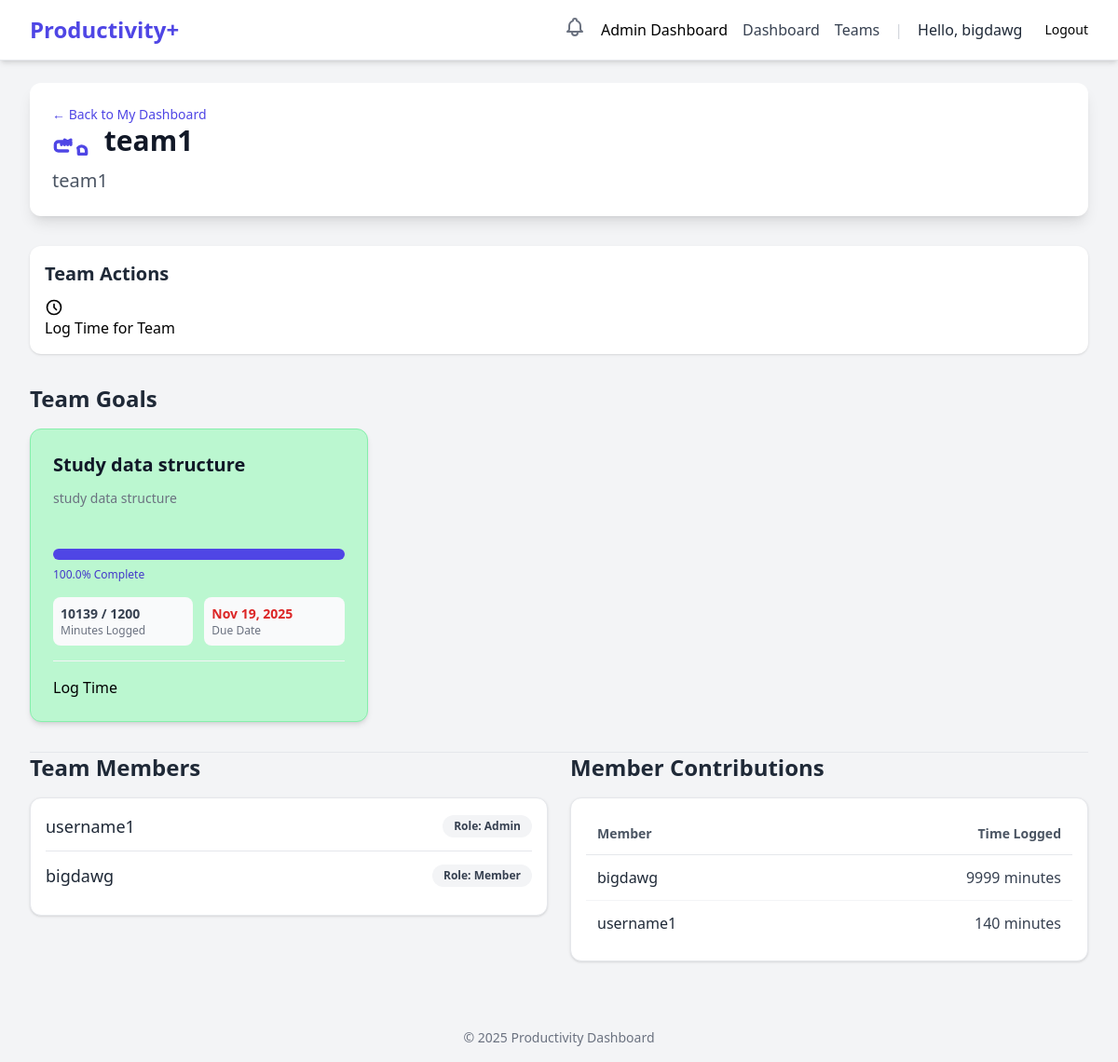
/teams/1/ (signed in), run on an earlier commit of the app's database.
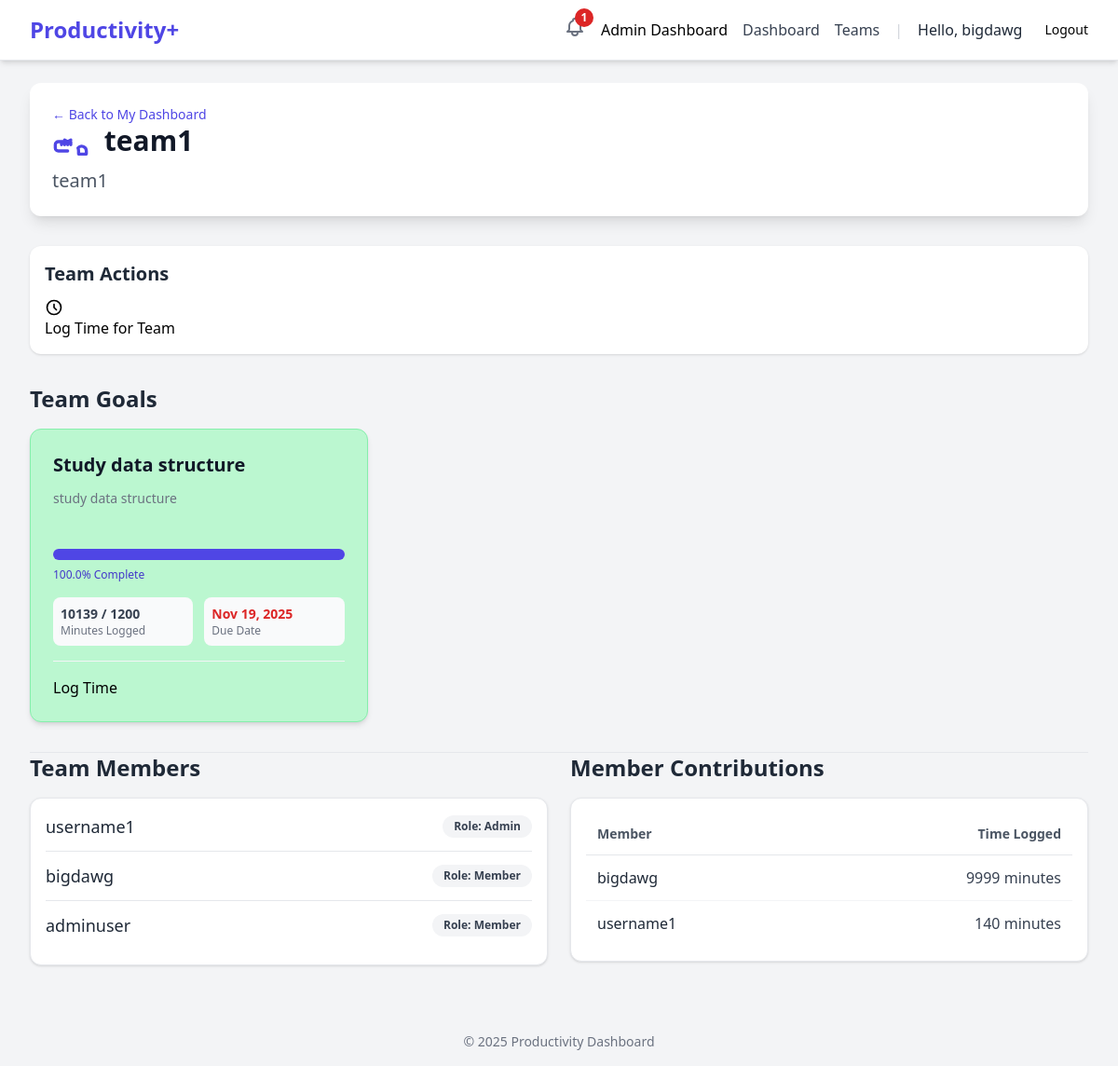
And on a later commit of the database.
### users/models.py (models this page shows, shortened)
class CustomUser(AbstractUser):
    class Role(models.TextChoices):
        USER = 'USER', 'User'
        ADMIN = 'ADMIN', 'Admin'
    role = models.CharField(max_length=50, choices=Role.choices, default=Role.USER)
    email = models.EmailField(unique=True)
    created_at = models.DateTimeField(auto_now_add=True)

### teams/models.py (models this page shows, shortened)
class Team(models.Model):
    team_name = models.CharField(max_length=255)
    team_desc = models.TextField(blank=True, null=True, help_text="Description")
    members = models.ManyToManyField(
        settings.AUTH_USER_MODEL,
        through='TeamMember',
        related_name='teams'
    )
    created_at = models.DateTimeField(auto_now_add=True)

class TeamGoal(BaseGoal):
    team = models.ForeignKey(
        Team,
        on_delete=models.CASCADE,
        related_name='team_goals'
    )
    class Meta:
        db_table = 'teams_teamgoal'

class TeamMember(models.Model):
    class Role(models.TextChoices):
        MEMBER = 'MEMBER', 'Member'
        ADMIN = 'ADMIN', 'Admin' # Or 'Leader'
    user = models.ForeignKey(settings.AUTH_USER_MODEL, on_delete=models.CASCADE)
    team = models.ForeignKey(Team, on_delete=models.CASCADE)
    role = models.CharField(max_length=50, choices=Role.choices, default=Role.MEMBER)
    created_at = models.DateTimeField(auto_now_add=True)
    class Meta:
        unique_together = ('user', 'team')

### teams/views.py (the view)
# urls.py: path('<int:team_id>/', views.team_dashboard_view, name='team_dashboard'),
@login_required
def team_dashboard_view(request, team_id):
    team = get_object_or_404(Team, pk=team_id)
    current_user_role = TeamMember.Role.MEMBER # Default to Member
    try:
        member_instance = TeamMember.objects.get(
            user=request.user,
            team=team
        )
        current_user_role = member_instance.role # Set the actual role (MEMBER or ADMIN)
    except TeamMember.DoesNotExist:
        messages.error(request, "You are not an active member of this team.")
        return redirect('dashboard:dashboard_view')
    team_members = TeamMember.objects.filter(team=team).select_related('user')
    team_goals_query = TeamGoal.objects.filter(team=team).annotate(
        logged_minutes=Coalesce(Sum('time_logs__minutes'), 0)
    ).order_by('end_date')
    team_goals_with_progress = []
    for goal in team_goals_query:
        percentage = 0
        target = goal.target_minutes
        logged = goal.logged_minutes
        if target > 0:
            percentage = min(100, int((logged / target)* 100))
        else:
            percentage = 0
        team_goals_with_progress.append({
            'goal': goal,
            'logged_minutes': logged,
            'target_minutes': target,
            'percentage': percentage,
        })
    member_contributions = TeamTimeLog.objects.filter(
        goal__team=team
    ).values(
        'user__username'  # Group by username
    ).annotate(
        total_minutes=Sum('minutes')
    ).order_by(
        '-total_minutes'  # Show top contributors first
    )
    context = {
        'page_title': team.team_name,
        'team': team,
        'current_user_role': current_user_role,
        'team_members': team_members, # From your existing code
        'team_goals_list': team_goals_with_progress,
        'member_contributions': member_contributions,
    }
    return render(request, 'teams/team_dashboard.html', context)

### dashboard/models.py (called while the page is built)
    @property
    def target_minutes(self):
        if self.target_time:
            return int(self.target_time.total_seconds() / 60)
        return 0

### users/context_processors.py (called while the page is built)
def unread_notifications(request):
    if request.user.is_authenticated:
        notifications = Notification.objects.filter(
            user=request.user,
            is_read=False
        )
        return {
            'unread_notifications': notifications,
            'unread_notification_count': notifications.count()
        }
    return {}

### templates/teams/team_dashboard.html (shortened to what this page needs)
{% extends "base.html" %}
{% load static %}
{% block content %}
<div class="max-w-7xl mx-auto py-6 sm:px-6 lg:px-8">
    <div class="dashboard-header mb-8 p-6 bg-white rounded-xl shadow-lg">
        <p class="text-sm font-medium text-indigo-600">
            <a href="{% url 'dashboard:dashboard_view' %}" class="hover:underline">
                &larr; Back to My Dashboard
            </a>
        </p>
        <h2 class="text-3xl font-extrabold text-gray-900">
            {{ team.team_name }}
        </h2>
        <p class="mt-2 text-xl text-gray-600">{{ team.team_desc }}</p>
    </div>
    <div class="actions-section mb-8 p-4 bg-white rounded-xl shadow">
        <h3 class="text-xl font-semibold mb-3 text-gray-800">Team Actions</h3>
        <div class="flex flex-wrap gap-3">
            <a href="#" class="button button-secondary">
                <svg class="w-5 h-5 mr-2" fill="none" stroke="currentColor" viewBox="0 0 24 24" xmlns="http://www.w3.org/2000/svg"><path stroke-linecap="round" stroke-linejoin="round" stroke-width="2" d="M12 8v4l3 3m6-3a9 9 0 11-18 0 9 9 0 0118 0z"></path></svg>
                Log Time for Team
            </a>
        </div>
    </div>
    <div class="active-goals-section mb-8">
        <h3 class="text-2xl font-bold mb-4 text-gray-800">Team Goals</h3>
        {% if team_goals_list %}
            <div class="grid grid-cols-1 md:grid-cols-2 lg:grid-cols-3 gap-6">
                {% for item in team_goals_list %}
                <div class="goal-card  p-6 rounded-xl border shadow-md {% if item.percentage >= 100 %}bg-green-200 border-green-300{%else %}bg-white border-gray-200{% endif %} ">
                    <a href="{% url 'teams:team_goal_detail' team_id=team.id goal_id=item.goal.id %}" class="block hover:text-indigo-600">
                        <h4 class="text-xl font-semibold text-gray-900 mb-3">{{ item.goal.title }}</h4>
                    </a>
                    <p class="text-sm text-gray-500 mb-4 h-12 overflow-hidden">{{ item.goal.description|truncatechars:80 }}</p>
                    <div class="progress-bar-container w-full bg-gray-200 rounded-full h-3 mb-2">
                        <div class="progress-bar h-3 rounded-full bg-indigo-600" style="width: {{ item.percentage }}%; max-width: 100%;"></div>
                    </div>
                    <p class="text-xs font-medium text-indigo-700 mb-4">{{ item.percentage|floatformat:1 }}% Complete</p>
                    <div class="grid grid-cols-2 gap-3 mb-4 text-sm text-gray-700">
                        <div class="p-2 bg-gray-50 rounded-lg">
                            <span class="block font-bold">{{ item.logged_minutes }} / {{ item.target_minutes }}</span>
                            <span class="block text-xs text-gray-500">Minutes Logged</span>
                        </div>
                        <div class="p-2 bg-gray-50 rounded-lg">
                            <span class="block font-bold text-red-600">{{ item.goal.end_date|date:"M d, Y" }}</span>
                            <span class="block text-xs text-gray-500">Due Date</span>
                        </div>
                    </div>
                    <div class="flex flex-wrap gap-2 pt-4 border-t border-gray-100">
                        <a href="{% url 'teams:team_time_log_create' team_id=team.id goal_id=item.goal.id %}" class="button button-log flex-1">Log Time</a>
                    </div>
                </div>
                {% endfor %}
            </div>
        {% endif %}
    </div>
    <hr classs="my-8 border-gray-300">
    <div class="grid grid-cols-1 lg:grid-cols-2 gap-6">
        <div class="teams-section">
            <h3 class="text-2xl font-bold mb-4 text-gray-800">Team Members</h3>
            <ul class="space-y-3 p-4 bg-white rounded-xl shadow border border-gray-200">
            {% for member in team_members %}
                <li class="flex justify-between items-center border-b pb-3 last:border-b-0">
                    <span class="text-lg font-medium text-gray-800">
                        {{ member.user.username }}
                    </span>
                    <span class="px-3 py-1 text-xs font-semibold rounded-full bg-gray-100 text-gray-700">
                        Role: {{ member.get_role_display }}
                    </span>
                </li>
            {% empty %}
                <li class="text-gray-500">This team has no members.</li>
            {% endfor %}
            </ul>
        </div>
        <div class="teams-section">
            <h3 class="text-2xl font-bold mb-4 text-gray-800">Member Contributions</h3>
            <div class="p-4 bg-white rounded-xl shadow border border-gray-200 overflow-x-auto">
                <table class="w-full min-w-full text-left">
                    <thead>
                        <tr class="border-b border-gray-200">
                            <th class="p-3 text-sm font-semibold text-gray-600">Member</th>
                            <th class="p-3 text-sm font-semibold text-gray-600 text-right">Time Logged</th>
                        </tr>
                    </thead>
                    <tbody>
                    {% for contrib in member_contributions %}
                        <tr class="border-b border-gray-100 last:border-b-0">
                            <td class="p-3 font-medium text-gray-800">{{ contrib.user__username }}</td>
                            <td class="p-3 text-gray-700 text-right">{{ contrib.total_minutes }} minutes</td>
                        </tr>
                    {% empty %}
                        <tr>
                            <td colspan="2" class="p-3 text-gray-500">No time has been logged yet.</td>
                        </tr>
                    {% endfor %}
                    </tbody>
                </table>
            </div>
        </div>
    </div>
</div>
{% endblock %}

### templates/base.html (shortened to what this page needs)
{% load static %}
<!DOCTYPE html>
<html lang="en">
<head>
    <script src="https://cdn.tailwindcss.com"></script>
</head>
<body class="bg-gray-100 font-sans">
    <nav class="bg-white shadow-md border-b border-gray-200">
        <div class="max-w-7xl mx-auto px-4 sm:px-6 lg:px-8">
            <div class="flex justify-between items-center h-16">
                <div class="flex-shrink-0">
                    <a href="{% url 'index' %}" class="text-2xl font-bold text-indigo-600">Productivity+</a>
                </div>
                <div class="flex items-center space-x-4">
                    {% if user.is_authenticated %}
                    <div class="relative">
                        <button id="notification-bell" class="text-gray-500 hover:text-gray-700">
                        </button>
                        {% if unread_notification_count > 0 %}
                        <span class="absolute -top-2 -right-2 flex h-5 w-5 items-center justify-center rounded-full bg-red-600 text-xs font-bold text-white">
                            {{ unread_notification_count }}
                        </span>
                        {% endif %}
                        </div>
                        {% if request.user.role == "ADMIN" %}
                            <a href="{% url 'users:admin_dashboard' %}">Admin Dashboard</a>
                        {% endif %}
                        <a href="{% url 'dashboard:dashboard_view' %}" class="text-gray-700 hover:text-indigo-600">Dashboard</a>
                        <a href="{% url 'teams:team_list' %}" class="text-gray-700 hover:text-indigo-600">Teams</a>
                        <span class="text-gray-300">|</span>
                        <span class="text-gray-800 font-medium">Hello, {{ user.username }}</span>
                        <form method="post" action="{% url 'logout' %}" class="flex items-center">
                            <button type="submit" class="ml-2 button button-secondary-danger text-sm">
                                Logout
                            </button>
                        </form>
                    {% else %}
                        <a href="{% url 'login' %}" class="button button-primary">Login</a>
                        <a href="{% url 'register' %}" class="button button-secondary">Sign Up</a>
                    {% endif %}
                </div>
            </div>
        </div>
    </nav>
    <main>
        {% block content %}
        {% endblock %}
    </main>
    <footer class="text-center py-4 mt-8 text-gray-500 text-sm">
        &copy; {% now "Y" %} Productivity Dashboard
    </footer>
</body>
</html>

### templates/teams/team_dashboard.html (style rules this page uses)
.goal-card, .teams-section { transition: transform 0.2s, box-shadow 0.2s; }

What changed in the data, as far as the page shows it:
added TeamMember: user.username "adminuser", role "Member"
Also different on the page:
{{ unread_notification_count }}: (not shown) → "1"
